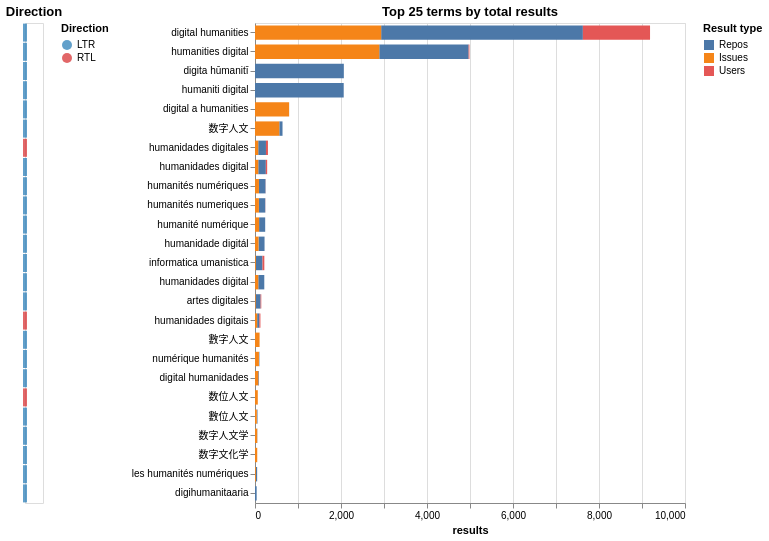

Here is the notebook cell this chart was saved with:
### Markdown cell above
### Top Productive Terms by Script Direction and Comparison Status

Which specific search terms drive the most results, and does script direction (LTR vs RTL) predict productivity? RTL scripts — Arabic, Hebrew, Persian, Urdu — represent communities that English-only search misses entirely. The string-level `comparison_status` records whether services converged exactly, differed only in near form, or produced substantively different terms. I compare search productivity across these descriptive statuses without treating any status as a guarantee of term quality.

### Code cell
# Merge directionality into hit_df
hit_dir = hit_df.merge(
    st_kept[["search_term_lower", "directionality"]].drop_duplicates("search_term_lower"),
    on="search_term_lower", how="left",
)
hit_dir["dir_label"] = hit_dir["directionality"].apply(
    lambda d: "RTL" if str(d).strip().lower() == "rtl" else "LTR"
)

# ── Top 25 terms: stacked repos / issues / users ──────────────────────────
top25 = hit_dir.nlargest(25, "total").copy()
top_order = top25.sort_values("total", ascending=False)["search_term_lower"].tolist()
top25_melt = top25.melt(
    id_vars=["search_term_lower", "dir_label", "total"],
    value_vars=["n_repos", "n_issues", "n_users"],
    var_name="result_type", value_name="n",
)
top25_melt["result_type"] = top25_melt["result_type"].str.replace("n_", "").str.capitalize()
type_order = ["Repos", "Issues", "Users"]

top_bar = alt.Chart(top25_melt).mark_bar().encode(
    y=alt.Y("search_term_lower:N",
            sort=top_order,
            title=None),
    x=alt.X("n:Q", title="results"),
    color=alt.Color("result_type:N", sort=type_order,
                    scale=alt.Scale(domain=type_order, scheme="tableau10"),
                    title="Result type"),
    order=alt.Order("result_type:N", sort="ascending"),
    tooltip=[
        alt.Tooltip("search_term_lower:N", title="term"),
        alt.Tooltip("dir_label:N", title="direction"),
        alt.Tooltip("result_type:N", title="type"),
        alt.Tooltip("n:Q", title="count"),
        alt.Tooltip("total:Q", title="total"),
    ],
).properties(width=430, height=480, title="Top 25 terms by total results")

# Direction stripe on the left axis
dir_tick = alt.Chart(top25).mark_tick(thickness=4, size=18).encode(
    y=alt.Y("search_term_lower:N",
            sort=top_order,
            axis=None),
    x=alt.value(0),
    color=alt.Color("dir_label:N",
                    scale=alt.Scale(domain=["LTR", "RTL"],
                                    range=["#1f77b4", "#d62728"]),
                    title="Direction"),
    tooltip=["search_term_lower:N", "dir_label:N"],
).properties(width=18, height=480, title="Direction")

display((dir_tick | top_bar).resolve_scale(y="shared", color="independent"))

# Summary counts
n_ltr = (top25["dir_label"] == "LTR").sum()
n_rtl = (top25["dir_label"] == "RTL").sum()
print(f"Top 25 breakdown: {n_ltr} LTR, {n_rtl} RTL")

### Figure 1 — Vega specification as saved in the notebook (floating-point values rounded to 4 significant figures)
{"$schema": "https://vega.github.io/schema/vega/v6.json", "data": [{"name": "source_0", "values": [{"dir_label": "LTR", "search_term_lower": "digital humanities", "y_search_term_lower_sort_index": 0.0}, {"dir_label": "LTR", "search_term_lower": "humanities digital", "y_search_term_lower_sort_index": 1.0}, {"dir_label": "LTR", "search_term_lower": "digita hūmanitī", "y_search_term_lower_sort_index": 2.0}, {"dir_label": "LTR", "search_term_lower": "humaniti digital", "y_search_term_lower_sort_index": 3.0}, {"dir_label": "LTR", "search_term_lower": "digital a humanities", "y_search_term_lower_sort_index": 4.0}, {"dir_label": "LTR", "search_term_lower": "数字人文", "y_search_term_lower_sort_index": 5.0}, {"dir_label": "RTL", "search_term_lower": "humanidades digitales", "y_search_term_lower_sort_index": 6.0}, {"dir_label": "LTR", "search_term_lower": "humanidades digital", "y_search_term_lower_sort_index": 7.0}, {"dir_label": "LTR", "search_term_lower": "humanités numériques", "y_search_term_lower_sort_index": 8.0}, {"dir_label": "LTR", "search_term_lower": "humanités numeriques", "y_search_term_lower_sort_index": 9.0}, {"dir_label": "LTR", "search_term_lower": "humanité numérique", "y_search_term_lower_sort_index": 10.0}, {"dir_label": "LTR", "search_term_lower": "humanidade digitál", "y_search_term_lower_sort_index": 11.0}, {"dir_label": "LTR", "search_term_lower": "informatica umanistica", "y_search_term_lower_sort_index": 12.0}, {"dir_label": "LTR", "search_term_lower": "humanidades diġital", "y_search_term_lower_sort_index": 13.0}, {"dir_label": "LTR", "search_term_lower": "artes digitales", "y_search_term_lower_sort_index": 14.0}, {"dir_label": "RTL", "search_term_lower": "humanidades digitais", "y_search_term_lower_sort_index": 15.0}, {"dir_label": "LTR", "search_term_lower": "數字人文", "y_search_term_lower_sort_index": 16.0}, {"dir_label": "LTR", "search_term_lower": "numérique humanités", "y_search_term_lower_sort_index": 17.0}, {"dir_label": "LTR", "search_term_lower": "digital humanidades", "y_search_term_lower_sort_index": 18.0}, {"dir_label": "RTL", "search_term_lower": "数位人文", "y_search_term_lower_sort_index": 19.0}, {"dir_label": "LTR", "search_term_lower": "數位人文", "y_search_term_lower_sort_index": 20.0}, {"dir_label": "LTR", "search_term_lower": "数字人文学", "y_search_term_lower_sort_index": 21.0}, {"dir_label": "LTR", "search_term_lower": "数字文化学", "y_search_term_lower_sort_index": 22.0}, {"dir_label": "LTR", "search_term_lower": "les humanités numériques", "y_search_term_lower_sort_index": 23.0}, {"dir_label": "LTR", "search_term_lower": "digihumanitaaria", "y_search_term_lower_sort_index": 24.0}]}, {"name": "source_1"}, {"name": "data_0", "values": [{"dir_label": "LTR", "n": 4691, "n_end": 7625.0, "n_start": 2934.0, "result_type": "Repos", "search_term_lower": "digital humanities", "total": 9187}, {"dir_label": "LTR", "n": 2078, "n_end": 4968.0, "n_start": 2890.0, "result_type": "Repos", "search_term_lower": "humanities digital", "total": 4987}, {"dir_label": "LTR", "n": 2066, "n_end": 2066.0, "n_start": 0.0, "result_type": "Repos", "search_term_lower": "digita hūmanitī", "total": 2066}, {"dir_label": "LTR", "n": 2063, "n_end": 2063.0, "n_start": 0.0, "result_type": "Repos", "search_term_lower": "humaniti digital", "total": 2063}, {"dir_label": "LTR", "n": 1, "n_end": 794.0, "n_start": 793.0, "result_type": "Repos", "search_term_lower": "digital a humanities", "total": 794}, {"dir_label": "LTR", "n": 75, "n_end": 640.0, "n_start": 565.0, "result_type": "Repos", "search_term_lower": "数字人文", "total": 640}, {"dir_label": "RTL", "n": 180, "n_end": 255.0, "n_start": 75.0, "result_type": "Repos", "search_term_lower": "humanidades digitales", "total": 301}, {"dir_label": "LTR", "n": 176, "n_end": 252.0, "n_start": 76.0, "result_type": "Repos", "search_term_lower": "humanidades digital", "total": 283}, {"dir_label": "LTR", "n": 153, "n_end": 245.0, "n_start": 92.0, "result_type": "Repos", "search_term_lower": "humanités numériques", "total": 248}, {"dir_label": "LTR", "n": 148, "n_end": 239.0, "n_start": 91.0, "result_type": "Repos", "search_term_lower": "humanités numeriques", "total": 242}, {"dir_label": "LTR", "n": 142, "n_end": 237.0, "n_start": 95.0, "result_type": "Repos", "search_term_lower": "humanité numérique", "total": 237}, {"dir_label": "LTR", "n": 140, "n_end": 222.0, "n_start": 82.0, "result_type": "Repos", "search_term_lower": "humanidade digitál", "total": 222}, {"dir_label": "LTR", "n": 154, "n_end": 174.0, "n_start": 20.0, "result_type": "Repos", "search_term_lower": "informatica umanistica", "total": 217}, {"dir_label": "LTR", "n": 140, "n_end": 216.0, "n_start": 76.0, "result_type": "Repos", "search_term_lower": "humanidades diġital", "total": 216}, {"dir_label": "LTR", "n": 115, "n_end": 130.0, "n_start": 15.0, "result_type": "Repos", "search_term_lower": "artes digitales", "total": 146}, {"dir_label": "RTL", "n": 52, "n_end": 102.0, "n_start": 50.0, "result_type": "Repos", "search_term_lower": "humanidades digitais", "total": 126}, {"dir_label": "LTR", "n": 1, "n_end": 107.0, "n_start": 106.0, "result_type": "Repos", "search_term_lower": "數字人文", "total": 107}, {"dir_label": "LTR", "n": 10, "n_end": 102.0, "n_start": 92.0, "result_type": "Repos", "search_term_lower": "numérique humanités", "total": 102}, {"dir_label": "LTR", "n": 16, "n_end": 92.0, "n_start": 76.0, "result_type": "Repos", "search_term_lower": "digital humanidades", "total": 93}, {"dir_label": "RTL", "n": 0, "n_end": 65.0, "n_start": 65.0, "result_type": "Repos", "search_term_lower": "数位人文", "total": 65}, {"dir_label": "LTR", "n": 15, "n_end": 58.0, "n_start": 43.0, "result_type": "Repos", "search_term_lower": "數位人文", "total": 58}, {"dir_label": "LTR", "n": 5, "n_end": 56.0, "n_start": 51.0, "result_type": "Repos", "search_term_lower": "数字人文学", "total": 56}, {"dir_label": "LTR", "n": 0, "n_end": 52.0, "n_start": 52.0, "result_type": "Repos", "search_term_lower": "数字文化学", "total": 52}, {"dir_label": "LTR", "n": 30, "n_end": 50.0, "n_start": 20.0, "result_type": "Repos", "search_term_lower": "les humanités numériques", "total": 50}, {"dir_label": "LTR", "n": 39, "n_end": 39.0, "n_start": 0.0, "result_type": "Repos", "search_term_lower": "digihumanitaaria", "total": 39}, {"dir_label": "LTR", "n": 2934, "n_end": 2934.0, "n_start": 0.0, "result_type": "Issues", "search_term_lower": "digital humanities", "total": 9187}, {"dir_label": "LTR", "n": 2890, "n_end": 2890.0, "n_start": 0.0, "result_type": "Issues", "search_term_lower": "humanities digital", "total": 4987}, {"dir_label": "LTR", "n": 0, "n_end": 0.0, "n_start": 0.0, "result_type": "Issues", "search_term_lower": "digita hūmanitī", "total": 2066}, {"dir_label": "LTR", "n": 0, "n_end": 0.0, "n_start": 0.0, "result_type": "Issues", "search_term_lower": "humaniti digital", "total": 2063}, {"dir_label": "LTR", "n": 793, "n_end": 793.0, "n_start": 0.0, "result_type": "Issues", "search_term_lower": "digital a humanities", "total": 794}, {"dir_label": "LTR", "n": 565, "n_end": 565.0, "n_start": 0.0, "result_type": "Issues", "search_term_lower": "数字人文", "total": 640}, {"dir_label": "RTL", "n": 75, "n_end": 75.0, "n_start": 0.0, "result_type": "Issues", "search_term_lower": "humanidades digitales", "total": 301}, {"dir_label": "LTR", "n": 76, "n_end": 76.0, "n_start": 0.0, "result_type": "Issues", "search_term_lower": "humanidades digital", "total": 283}, {"dir_label": "LTR", "n": 92, "n_end": 92.0, "n_start": 0.0, "result_type": "Issues", "search_term_lower": "humanités numériques", "total": 248}, {"dir_label": "LTR", "n": 91, "n_end": 91.0, "n_start": 0.0, "result_type": "Issues", "search_term_lower": "humanités numeriques", "total": 242}, {"dir_label": "LTR", "n": 95, "n_end": 95.0, "n_start": 0.0, "result_type": "Issues", "search_term_lower": "humanité numérique", "total": 237}, {"dir_label": "LTR", "n": 82, "n_end": 82.0, "n_start": 0.0, "result_type": "Issues", "search_term_lower": "humanidade digitál", "total": 222}, {"dir_label": "LTR", "n": 20, "n_end": 20.0, "n_start": 0.0, "result_type": "Issues", "search_term_lower": "informatica umanistica", "total": 217}, {"dir_label": "LTR", "n": 76, "n_end": 76.0, "n_start": 0.0, "result_type": "Issues", "search_term_lower": "humanidades diġital", "total": 216}, {"dir_label": "LTR", "n": 15, "n_end": 15.0, "n_start": 0.0, "result_type": "Issues", "search_term_lower": "artes digitales", "total": 146}, {"dir_label": "RTL", "n": 50, "n_end": 50.0, "n_start": 0.0, "result_type": "Issues", "search_term_lower": "humanidades digitais", "total": 126}, {"dir_label": "LTR", "n": 106, "n_end": 106.0, "n_start": 0.0, "result_type": "Issues", "search_term_lower": "數字人文", "total": 107}, {"dir_label": "LTR", "n": 92, "n_end": 92.0, "n_start": 0.0, "result_type": "Issues", "search_term_lower": "numérique humanités", "total": 102}, {"dir_label": "LTR", "n": 76, "n_end": 76.0, "n_start": 0.0, "result_type": "Issues", "search_term_lower": "digital humanidades", "total": 93}, {"dir_label": "RTL", "n": 65, "n_end": 65.0, "n_start": 0.0, "result_type": "Issues", "search_term_lower": "数位人文", "total": 65}, {"dir_label": "LTR", "n": 43, "n_end": 43.0, "n_start": 0.0, "result_type": "Issues", "search_term_lower": "數位人文", "total": 58}, {"dir_label": "LTR", "n": 51, "n_end": 51.0, "n_start": 0.0, "result_type": "Issues", "search_term_lower": "数字人文学", "total": 56}, {"dir_label": "LTR", "n": 52, "n_end": 52.0, "n_start": 0.0, "result_type": "Issues", "search_term_lower": "数字文化学", "total": 52}, {"dir_label": "LTR", "n": 20, "n_end": 20.0, "n_start": 0.0, "result_type": "Issues", "search_term_lower": "les humanités numériques", "total": 50}, {"dir_label": "LTR", "n": 0, "n_end": 0.0, "n_start": 0.0, "result_type": "Issues", "search_term_lower": "digihumanitaaria", "total": 39}, {"dir_label": "LTR", "n": 1562, "n_end": 9187.0, "n_start": 7625.0, "result_type": "Users", "search_term_lower": "digital humanities", "total": 9187}, {"dir_label": "LTR", "n": 19, "n_end": 4987.0, "n_start": 4968.0, "result_type": "Users", "search_term_lower": "humanities digital", "total": 4987}, {"dir_label": "LTR", "n": 0, "n_end": 2066.0, "n_start": 2066.0, "result_type": "Users", "search_term_lower": "digita hūmanitī", "total": 2066}, {"dir_label": "LTR", "n": 0, "n_end": 2063.0, "n_start": 2063.0, "result_type": "Users", "search_term_lower": "humaniti digital", "total": 2063}, {"dir_label": "LTR", "n": 0, "n_end": 794.0, "n_start": 794.0, "result_type": "Users", "search_term_lower": "digital a humanities", "total": 794}, {"dir_label": "LTR", "n": 0, "n_end": 640.0, "n_start": 640.0, "result_type": "Users", "search_term_lower": "数字人文", "total": 640}, {"dir_label": "RTL", "n": 46, "n_end": 301.0, "n_start": 255.0, "result_type": "Users", "search_term_lower": "humanidades digitales", "total": 301}, {"dir_label": "LTR", "n": 31, "n_end": 283.0, "n_start": 252.0, "result_type": "Users", "search_term_lower": "humanidades digital", "total": 283}, {"dir_label": "LTR", "n": 3, "n_end": 248.0, "n_start": 245.0, "result_type": "Users", "search_term_lower": "humanités numériques", "total": 248}, {"dir_label": "LTR", "n": 3, "n_end": 242.0, "n_start": 239.0, "result_type": "Users", "search_term_lower": "humanités numeriques", "total": 242}, {"dir_label": "LTR", "n": 0, "n_end": 237.0, "n_start": 237.0, "result_type": "Users", "search_term_lower": "humanité numérique", "total": 237}, {"dir_label": "LTR", "n": 0, "n_end": 222.0, "n_start": 222.0, "result_type": "Users", "search_term_lower": "humanidade digitál", "total": 222}, {"dir_label": "LTR", "n": 43, "n_end": 217.0, "n_start": 174.0, "result_type": "Users", "search_term_lower": "informatica umanistica", "total": 217}, {"dir_label": "LTR", "n": 0, "n_end": 216.0, "n_start": 216.0, "result_type": "Users", "search_term_lower": "humanidades diġital", "total": 216}, {"dir_label": "LTR", "n": 16, "n_end": 146.0, "n_start": 130.0, "result_type": "Users", "search_term_lower": "artes digitales", "total": 146}, {"dir_label": "RTL", "n": 24, "n_end": 126.0, "n_start": 102.0, "result_type": "Users", "search_term_lower": "humanidades digitais", "total": 126}, {"dir_label": "LTR", "n": 0, "n_end": 107.0, "n_start": 107.0, "result_type": "Users", "search_term_lower": "數字人文", "total": 107}, {"dir_label": "LTR", "n": 0, "n_end": 102.0, "n_start": 102.0, "result_type": "Users", "search_term_lower": "numérique humanités", "total": 102}, {"dir_label": "LTR", "n": 1, "n_end": 93.0, "n_start": 92.0, "result_type": "Users", "search_term_lower": "digital humanidades", "total": 93}, {"dir_label": "RTL", "n": 0, "n_end": 65.0, "n_start": 65.0, "result_type": "Users", "search_term_lower": "数位人文", "total": 65}, {"dir_label": "LTR", "n": 0, "n_end": 58.0, "n_start": 58.0, "result_type": "Users", "search_term_lower": "數位人文", "total": 58}, {"dir_label": "LTR", "n": 0, "n_end": 56.0, "n_start": 56.0, "result_type": "Users", "search_term_lower": "数字人文学", "total": 56}, {"dir_label": "LTR", "n": 0, "n_end": 52.0, "n_start": 52.0, "result_type": "Users", "search_term_lower": "数字文化学", "total": 52}, {"dir_label": "LTR", "n": 0, "n_end": 50.0, "n_start": 50.0, "result_type": "Users", "search_term_lower": "les humanités numériques", "total": 50}, {"dir_label": "LTR", "n": 0, "n_end": 39.0, "n_start": 39.0, "result_type": "Users", "search_term_lower": "digihumanitaaria", "total": 39}]}, {"name": "source_0_y_domain_search_term_lower_0", "values": [{"search_term_lower": "digital humanities", "sort_field": 0.0}, {"search_term_lower": "humanities digital", "sort_field": 1.0}, {"search_term_lower": "digita hūmanitī", "sort_field": 2.0}, {"search_term_lower": "humaniti digital", "sort_field": 3.0}, {"search_term_lower": "digital a humanities", "sort_field": 4.0}, {"search_term_lower": "数字人文", "sort_field": 5.0}, {"search_term_lower": "humanidades digitales", "sort_field": 6.0}, {"search_term_lower": "humanidades digital", "sort_field": 7.0}, {"search_term_lower": "humanités numériques", "sort_field": 8.0}, {"search_term_lower": "humanités numeriques", "sort_field": 9.0}, {"search_term_lower": "humanité numérique", "sort_field": 10.0}, {"search_term_lower": "humanidade digitál", "sort_field": 11.0}, {"search_term_lower": "informatica umanistica", "sort_field": 12.0}, {"search_term_lower": "humanidades diġital", "sort_field": 13.0}, {"search_term_lower": "artes digitales", "sort_field": 14.0}, {"search_term_lower": "humanidades digitais", "sort_field": 15.0}, {"search_term_lower": "數字人文", "sort_field": 16.0}, {"search_term_lower": "numérique humanités", "sort_field": 17.0}, {"search_term_lower": "digital humanidades", "sort_field": 18.0}, {"search_term_lower": "数位人文", "sort_field": 19.0}, {"search_term_lower": "數位人文", "sort_field": 20.0}, {"search_term_lower": "数字人文学", "sort_field": 21.0}, {"search_term_lower": "数字文化学", "sort_field": 22.0}, {"search_term_lower": "les humanités numériques", "sort_field": 23.0}, {"search_term_lower": "digihumanitaaria", "sort_field": 24.0}]}, {"name": "source_1_y_domain_search_term_lower_1", "values": [{"search_term_lower": "digital humanities", "sort_field": 0.0}, {"search_term_lower": "humanities digital", "sort_field": 1.0}, {"search_term_lower": "digita hūmanitī", "sort_field": 2.0}, {"search_term_lower": "humaniti digital", "sort_field": 3.0}, {"search_term_lower": "digital a humanities", "sort_field": 4.0}, {"search_term_lower": "数字人文", "sort_field": 5.0}, {"search_term_lower": "humanidades digitales", "sort_field": 6.0}, {"search_term_lower": "humanidades digital", "sort_field": 7.0}, {"search_term_lower": "humanités numériques", "sort_field": 8.0}, {"search_term_lower": "humanités numeriques", "sort_field": 9.0}, {"search_term_lower": "humanité numérique", "sort_field": 10.0}, {"search_term_lower": "humanidade digitál", "sort_field": 11.0}, {"search_term_lower": "informatica umanistica", "sort_field": 12.0}, {"search_term_lower": "humanidades diġital", "sort_field": 13.0}, {"search_term_lower": "artes digitales", "sort_field": 14.0}, {"search_term_lower": "humanidades digitais", "sort_field": 15.0}, {"search_term_lower": "數字人文", "sort_field": 16.0}, {"search_term_lower": "numérique humanités", "sort_field": 17.0}, {"search_term_lower": "digital humanidades", "sort_field": 18.0}, {"search_term_lower": "数位人文", "sort_field": 19.0}, {"search_term_lower": "數位人文", "sort_field": 20.0}, {"search_term_lower": "数字人文学", "sort_field": 21.0}, {"search_term_lower": "数字文化学", "sort_field": 22.0}, {"search_term_lower": "les humanités numériques", "sort_field": 23.0}, {"search_term_lower": "digihumanitaaria", "sort_field": 24.0}]}], "signals": [{"name": "concat_0_width", "value": 18}, {"name": "concat_1_width", "value": 430}], "marks": [{"type": "group", "name": "concat_0_group", "encode": {"update": {"height": {"signal": "height"}, "width": {"signal": "concat_0_width"}}}, "marks": [{"type": "rect", "name": "concat_0_marks", "from": {"data": "source_0"}, "encode": {"update": {"height": {"value": 18}, "opacity": {"value": 0.7}, "yc": {"field": "search_term_lower", "scale": "y", "band": 0.5}, "fill": {"field": "dir_label", "scale": "concat_0_color"}, "width": {"value": 4}, "tooltip": {"signal": "{\"search_term_lower\": isValid(datum[\"search_term_lower\"]) ? datum[\"search_term_lower\"] : \"\"+datum[\"search_term_lower\"], \"dir_label\": isValid(datum[\"dir_label\"]) ? datum[\"dir_label\"] : \"\"+datum[\"dir_label\"]}"}, "xc": {"value": 0}}}, "style": ["tick"]}], "title": {"text": "Direction", "frame": "group"}, "legends": [{"title": "Direction", "fill": "concat_0_color", "symbolType": "circle", "encode": {"symbols": {"update": {"opacity": {"value": 0.7}}}}}], "style": "cell"}, {"type": "group", "name": "concat_1_group", "encode": {"update": {"width": {"signal": "concat_1_width"}, "height": {"signal": "height"}}}, "marks": [{"type": "rect", "name": "concat_1_marks", "from": {"data": "data_0"}, "encode": {"update": {"fill": {"field": "result_type", "scale": "concat_1_color"}, "tooltip": {"signal": "{\"term\": isValid(datum[\"search_term_lower\"]) ? datum[\"search_term_lower\"] : \"\"+datum[\"search_term_lower\"], \"direction\": isValid(datum[\"dir_label\"]) ? datum[\"dir_label\"] : \"\"+datum[\"dir_label\"], \"type\": isValid(datum[\"result_type\"]) ? datum[\"result_type\"] : \"\"+datum[\"result_type\"], \"count\": format(datum[\"n\"], \"\"), \"total\": format(datum[\"total\"], \"\")}"}, "y": {"field": "search_term_lower", "scale": "y"}, "height": {"signal": "max(0.25, bandwidth('y'))"}, "x2": {"field": "n_start", "scale": "concat_1_x"}, "x": {"field": "n_end", "scale": "concat_1_x"}}}, "style": ["bar"]}], "axes": [{"scale": "concat_1_x", "grid": true, "orient": "bottom", "labels": false, "aria": false, "gridScale": "y", "domain": false, "tickCount": {"signal": "ceil(concat_1_width/40)"}, "zindex": 0, "maxExtent": 0, "ticks": false, "minExtent": 0}, {"scale": "concat_1_x", "zindex": 0, "title": "results", "labelFlush": true, "tickCount": {"signal": "ceil(concat_1_width/40)"}, "labelOverlap": true, "grid": false, "orient": "bottom"}, {"scale": "y", "grid": false, "zindex": 0, "orient": "left"}], "title": {"text": "Top 25 terms by total results", "frame": "group"}, "legends": [{"title": "Result type", "fill": "concat_1_color", "symbolType": "square"}], "style": "cell"}], "scales": [{"name": "y", "type": "band", "domain": {"fields": [{"data": "source_0_y_domain_search_term_lower_0", "field": "search_term_lower"}, {"data": "source_1_y_domain_search_term_lower_1", "field": "search_term_lower"}], "sort": {"op": "max", "field": "sort_field"}}, "range": [0, {"signal": "height"}], "paddingInner": 0.25, "paddingOuter": 0.125}, {"name": "concat_0_color", "type": "ordinal", "domain": ["LTR", "RTL"], "range": ["#1f77b4", "#d62728"]}, {"name": "concat_1_x", "type": "linear", "domain": {"data": "data_0", "fields": ["n_start", "n_end"]}, "range": [0, {"signal": "concat_1_width"}], "zero": true, "nice": true}, {"name": "concat_1_color", "type": "ordinal", "domain": ["Repos", "Issues", "Users"], "range": {"scheme": "tableau10"}}], "background": "white", "height": 480, "padding": 5, "layout": {"padding": 20, "bounds": "full", "align": "each"}}
